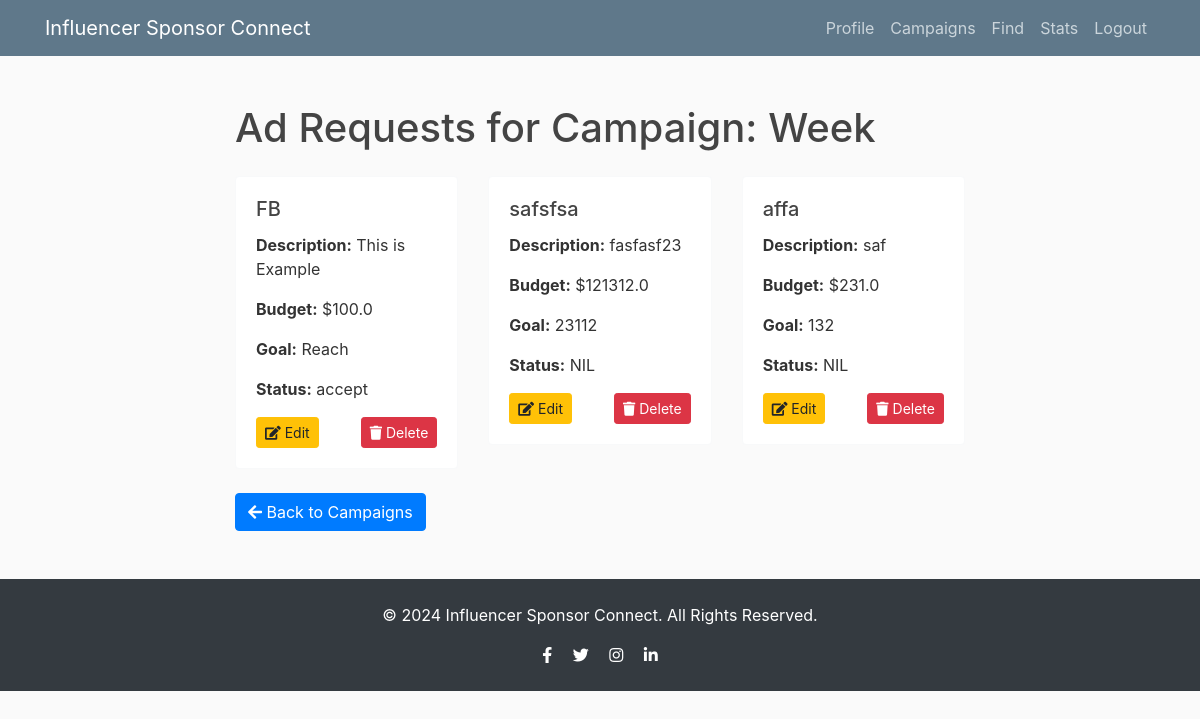
Page /view_ad_requests/3 (signed in) on the earlier database version.
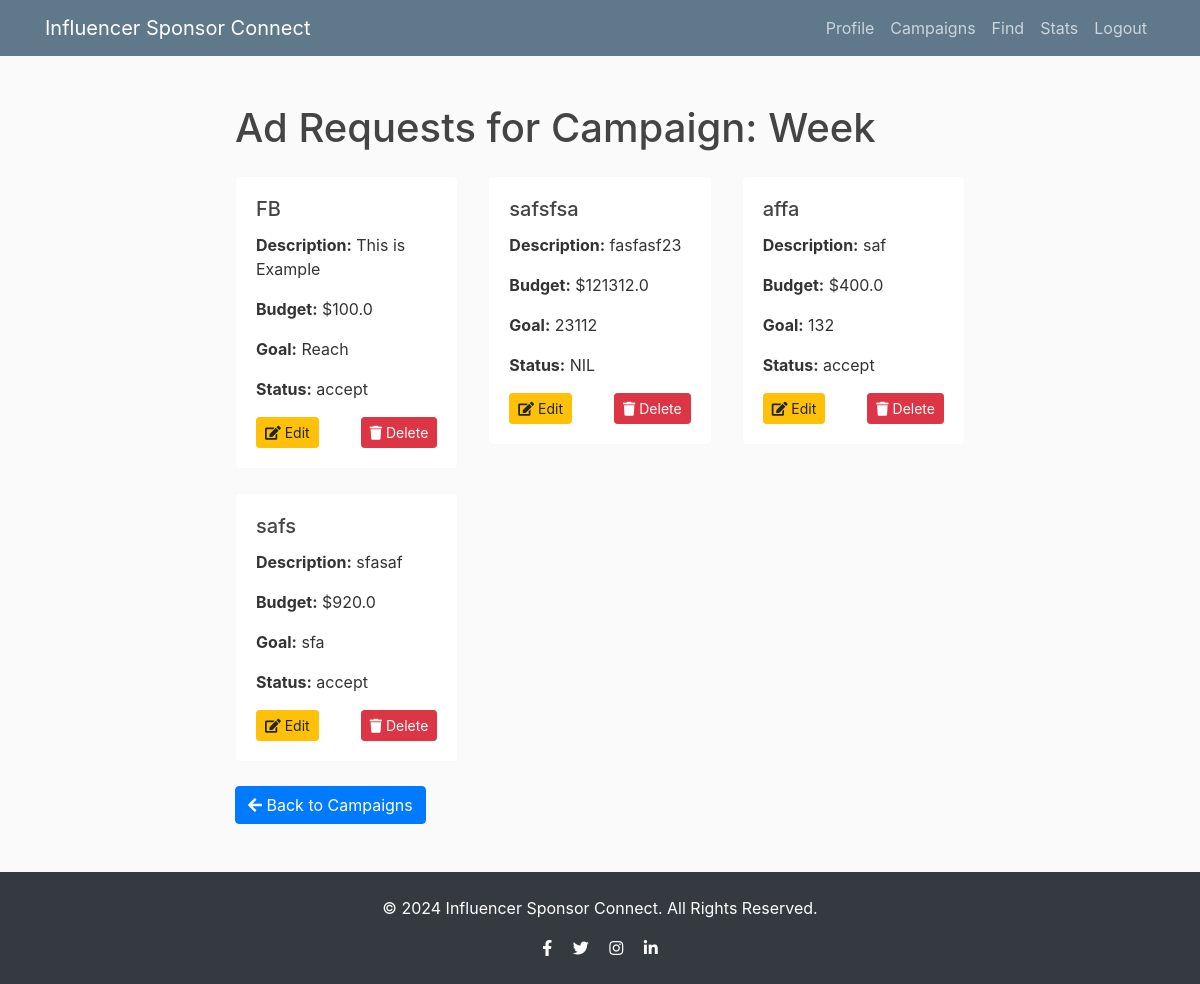
Same page on the later database version.
### Flask/models.py (models this page shows)
class AdRequest(db.Model,UserMixin):
    __tablename__ = 'ad_requests'
    id = db.Column(db.Integer, primary_key=True)
    campaign_id = db.Column(db.Integer, db.ForeignKey('campaigns.id'), nullable=False)
    ad_name = db.Column(db.String(120), nullable=False)
    description = db.Column(db.Text, nullable=False)
    budget = db.Column(db.Float, nullable=False)
    goal = db.Column(db.String(120), nullable=False)
    influencer_name = db.Column(db.String(100), nullable=True)
    status = db.Column(db.String(120), nullable=False)
    campaign = db.relationship('Campaign', back_populates='ad_requests')
    user_id = db.Column(db.Integer, db.ForeignKey('user.id'), nullable=False)
    sponsor = db.relationship('User', backref=db.backref('ad_requests', lazy=True))

### Flask/routes.py (the view)
@app.route('/view_ad_requests/<int:campaign_id>', methods=['GET','POST'])
@login_required
def view_ad_requests(campaign_id):
    c = Campaign.query.get_or_404(campaign_id)  # Use campaign_id here
    ad = AdRequest.query.filter_by(campaign_id=campaign_id).all()
    return render_template('view_ad_request.html', campaign=c, ad_requests=ad)

### Flask/__init__.py (called while the page is built)
@login_manager.user_loader
def load_user(user_id):
    from Flask.models import User
    return User.query.get(int(user_id))

### Flask/templates/view_ad_request.html (shortened to what this page needs)
{% extends "layout.html" %}
{% block content %}
    <h1 class="my-4">Ad Requests for Campaign: {{ campaign.campaign_name }}</h1>
    <div class="row">
        {% for ad_request in ad_requests %}
            <div class="col-md-6 col-lg-4 mb-4">
                <div class="card shadow-sm border-light">
                    <div class="card-body">
                        <h5 class="card-title">{{ ad_request.ad_name }}</h5>
                        <p class="card-text"><strong>Description:</strong> {{ ad_request.description }}</p>
                        <p class="card-text"><strong>Budget:</strong> ${{ ad_request.budget }}</p>
                        <p class="card-text"><strong>Goal:</strong> {{ ad_request.goal }}</p>
                        <p class="card-text"><strong>Status:</strong> {{ ad_request.status }}</p>
                        <div class="d-flex justify-content-between">
                            <button class="btn btn-warning btn-sm" data-toggle="modal" data-target="#editAdRequestModal{{ ad_request.id }}">
                                <i class="fas fa-edit"></i> Edit
                            </button>
                            <form method="post" action="{{ url_for('delete_ad_request', ad_request_id=ad_request.id) }}">
                                <button type="submit" class="btn btn-danger btn-sm">
                                    <i class="fas fa-trash"></i> Delete
                                </button>
                            </form>
                        </div>
                    </div>
                </div>
            </div>
        {% endfor %}
    </div>
    <a href="{{ url_for('s_campaigns') }}" class="btn btn-primary">
        <i class="fas fa-arrow-left"></i> Back to Campaigns
    </a>
{% endblock %}

Differences in the rows shown:
changed AdRequest "affa": budget "231.0" → "400.0"; status "NIL" → "accept"
added AdRequest: ad_name "safs", description "sfasaf", budget "920.0", goal "sfa", status "accept"
